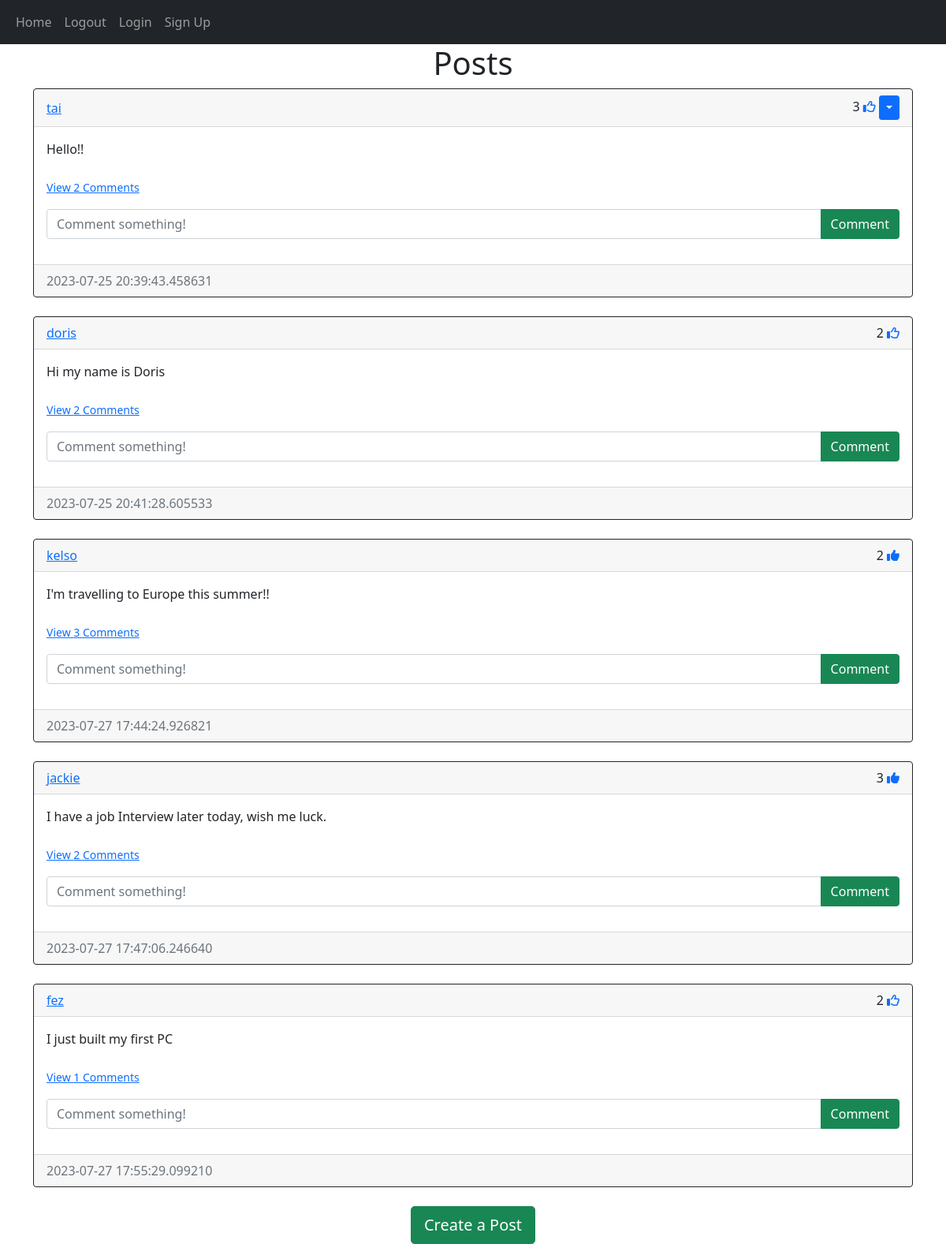
Screenshot of /home (signed in) with the database file from the repository.
### website/models.py (models this page shows)
class Post(db.Model):
    id = db.Column(db.Integer, primary_key=True)
    text = db.Column(db.Text, nullable=False)
    date_created = db.Column(db.DateTime, default=datetime.now)
    author = db.Column(db.Integer, db.ForeignKey(
        'user.id', ondelete="CASCADE"), nullable=False)
    comments = db.relationship('Comment', backref='post', passive_deletes=True)
    likes = db.relationship('Like', backref='post', passive_deletes=True)

class User(db.Model, UserMixin):
    id = db.Column(db.Integer, primary_key=True)
    email = db.Column(db.String(150), unique=True)
    username = db.Column(db.String(150), unique=True)
    password = db.Column(db.String(150))
    date_created = db.Column(db.DateTime, default=datetime.now)
    posts = db.relationship('Post', backref='user', passive_deletes=True)
    comments = db.relationship('Comment', backref='user', passive_deletes=True)
    likes = db.relationship('Like', backref='user', passive_deletes=True)

### website/views.py (the view)
@views.route("/")
@views.route("/home")
@login_required
def home():
    posts = Post.query.all()
    return render_template("home.html", user=current_user, posts=posts)

### website/__init__.py (called while the page is built)
def create_app():
    app = Flask(__name__)
    app.config['SECRET_KEY'] = "sowemeetagain"
    app.config['SQLALCHEMY_DATABASE_URI'] = f'sqlite:///{DB_NAME}'
    db.init_app(app)
    from .views import views
    from .auth import auth
    app.register_blueprint(views, url_prefix="/")
    app.register_blueprint(auth, url_prefix="/")
    from .models import User, Post, Comment, Like
    create_database(app)
    login_manager = LoginManager()
    login_manager.login_view = "auth.login"
    login_manager.init_app(app)
    @login_manager.user_loader
    def load_user(id):
        return User.query.get(int(id))
    return app

### website/templates/home.html
{% extends "posts_div.html" %} {% block title %}Home{% endblock %}

### website/templates/posts_div.html (shortened to what this page needs)
{% extends "base.html" %} {% block title %}Home{% endblock %} {% block content
    %}
    <h1 align="center">{% block header %}Posts{% endblock %}</h1>
    <div id="posts">
      {% for post in posts %}
      <div class="card border-dark">
        <div class="card-header d-flex justify-content-between align-items-center">
          <a href="/posts/{{post.user.username}}">{{post.user.username}}</a>
          <div>
            {{ post.likes|length }}
            {% if user.id in post.likes|map(attribute="author")|list %}
            <a href="/like-post/{{post.id}}"><i class="fas fa-thumbs-up"></i></a>
            {% else %}
            <a href="/like-post/{{post.id}}"><i class="far fa-thumbs-up"></i></a>
            {% endif %}
            {% if user.id == post.author %}
          <div class="btn-group">
            <button
              type="button"
              class="btn btn-sm btn-primary dropdown-toggle"
              data-bs-toggle="dropdown"
            ></button>
          </div>
          {% endif %}
        </div>
          </div>
        <div class="card-body">
          <div class="card-text">{{post.text}}</div>
          <br />
          <p class="card-text">
            {% if post.comments|length > 0 %}
            <a data-bs-toggle="collapse" href="#comments-{{post.id}}" role="button">
              <small>View {{post.comments|length}} Comments</small>
            </a>
            {% else %}
            <small class="text-muted">No Comments</small>
            {% endif %}
          </p>
          <form
            class="input-group mb-3"
            method="POST"
            action="/create-comment/{{post.id}}"
          >
            <input
              type="text"
              id="text"
              name="text"
              class="form-control"
              placeholder="Comment something!"
            />
            <button type="submit" class="btn btn-success">Comment</button>
          </form>
        </div>
        <div class="card-footer text-muted">{{post.date_created}}</div>
      </div>
      <br/ > {% endfor %}
    </div>
    {% block footer %}
    <div align="center">
      <a href="/create-post"
        ><button type="button" class="btn btn-success btn-lg">
          Create a Post
        </button></a
      >
    </div>
    {% endblock %} {% endblock %}

### website/templates/base.html (shortened to what this page needs)
<!DOCTYPE html>
<html lang="en" data-bs-theme="dark">
<head>
    <link href="https://cdn.jsdelivr.net/npm/bootstrap@5.1.3/dist/css/bootstrap.min.css" rel="stylesheet">
</head>
<body>
    <nav class="navbar navbar-expand-lg navbar-dark bg-dark">
        <div class="container-fluid">
          <div class="collapse navbar-collapse" id="navbar">
            <div class="navbar-nav">
              <a class="nav-item nav-link" href="/home">Home</a>
              <a class="nav-item nav-link" href="/logout">Logout</a>
              <a class="nav-item nav-link" href="/login">Login</a>
              <a class="nav-item nav-link" href="/sign-up">Sign Up</a>
            </div>
          </div>
        </div>
      </nav>
      <div class="container">{% block content %}{% endblock %}</div>
</body>
</html>

### rows the page displays
Post: user.username "tai", likes|length "3", text "Hello!!", comments|length "2", date_created "2023-07-25 20:39:43.458631"
Post: user.username "doris", likes|length "2", text "Hi my name is Doris", comments|length "2", date_created "2023-07-25 20:41:28.605533"
Post: user.username "kelso", likes|length "2", text "I'm travelling to Europe this summer!!", comments|length "3", date_created "2023-07-27 17:44:24.926821"
Post: user.username "jackie", likes|length "3", text "I have a job Interview later today, wish me luck.", comments|length "2", date_created "2023-07-27 17:47:06.246640"
Post: user.username "fez", likes|length "2", text "I just built my first PC", comments|length "1", date_created "2023-07-27 17:55:29.099210"
